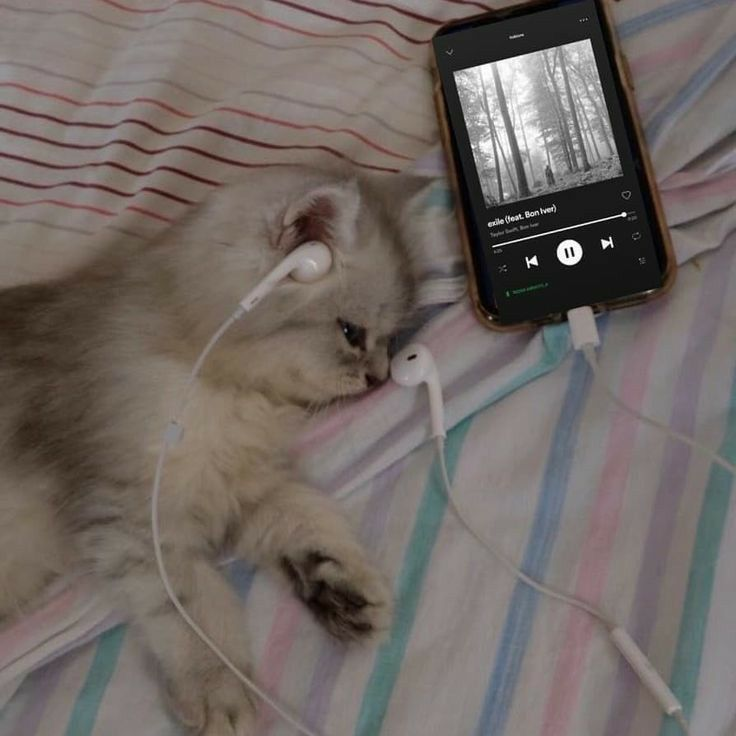
#> input picture kucinggalau.jfif, 736 x 736 px, found by its file name
$ jupyter execute 'EKSTRASI FITUR BERDASARKAN WARNA.ipynb'
#> lines starting #> are read from the running program, lines starting #| are printed output that depends on the picture
[cell 1]
import numpy as np
import imageio
import matplotlib.pyplot as plt
import cv2

[cell 2]
# img = imageio.imread("Kucinggalau.jfif")
img_bgr = cv2.imread("Kucinggalau.jfif")
#> img_bgr is the input picture: shape (736, 736, 3); mean B, G, R 99.7, 104.1, 112.7
img = cv2.cvtColor(img_bgr, cv2.COLOR_BGR2RGB)
height, width, channel = img_bgr.shape
#> height = 736; width = 736; channel = 3

[cell 3]
hgr = np.zeros((256))
hgg = np.zeros((256))
hgb = np.zeros((256))
hgrgb = np.zeros((768), dtype=np.int32)

[cell 4]
def makeItZero():
    for x in range(0, 256):
        hgr[x] = 0
        hgg[x] = 0
        hgb[x] = 0
for x in range(0, 768):
    hgrgb[x] = 0

[cell 5]
makeItZero()

# th = int(256/64)
temp = [0]
for y in range(0, height):
    for x in range(0, width):
        red = int(img[y][x][0])
        green = int(img[y][x][1])
        blue = int(img[y][x][2])
        red = red + 0
        green = green + 256
        blue = blue + 512
# temp.append(green)
        hgrgb[red] += 1
        hgrgb[green] += 1
        hgrgb[blue] += 1
#> after the loop, hgrgb = 768 values, max 12144 at index 136, min 65 at index 254, mean 2116

binsrgb = np.linspace(0, 768, 100)

binsr = np.linspace(0, 0, 100)
plt.hist(hgr, binsr, color = "red", alpha=0.5)
binsg = np.linspace(0, 256, 100)
plt.hist(hgr, binsg, color = "green", alpha=0.5)
binsb = np.linspace(0, 768, 100)
plt.hist(hgr, binsb, color = "blue", alpha=0.5)

#plt.hist(hgr, binsrgb, alpha=0.5)
plt.plot(hgrgb)
plt.title("Histogram Red Green Blue")
plt.show()
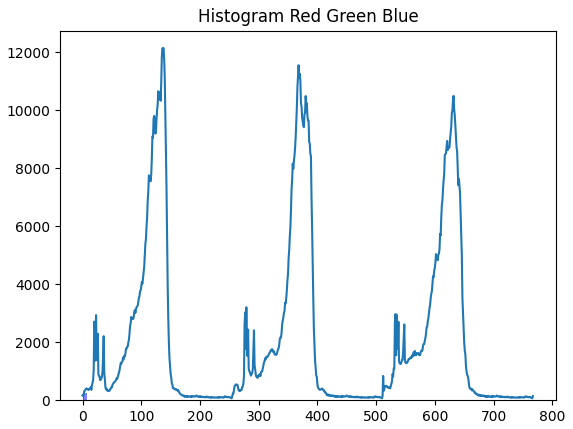
#> figure drawn by matplotlib, 1 panel; tallest bar 256 high, from x = 0 to 0; tallest bar 256 high, from x = 2.22e-16 to 2.59; tallest bar 256 high, from x = 0 to 7.76; curve peaks at x = 136, y = 12144

[cell 6]
hist_img = cv2.calcHist([img], [0], None, [768], [0, 768])
#> hist_img = 768 values, max 12144 at index 136, min 0 at index 256, mean 705.3
plt.plot(hist_img)
plt.title("Histogram Red Green Blue")
plt.show()
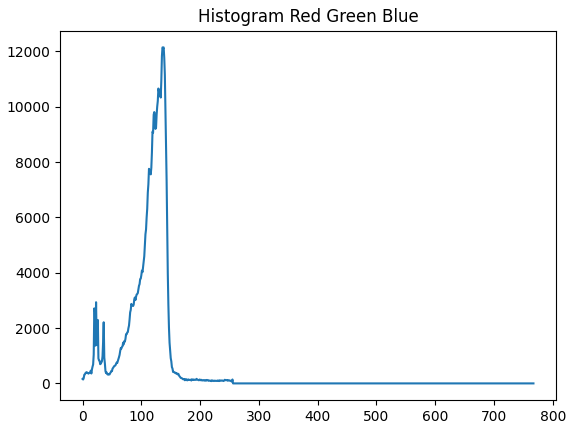
#> figure drawn by matplotlib, 1 panel; curve peaks at x = 136, y = 12144

[cell 7]
makeItZero()
for y in range(0, img.shape[0]):
    for x in range(0, img.shape[1]):
        red = img[y][x][0]
        green = img[y][x][1]
        blue = img[y][x][2]
        hgr[red] += 1
        hgg[green] += 1
        hgb[blue] += 1
#> after the loop, hgb = 256 values, max 10499 at index 120, min 65 at index 254, mean 2116; hgg = 256 values, max 11556 at index 112, min 65 at index 254, mean 2116; hgr = 256 values, max 12144 at index 136, min 65 at index 254, mean 2116
def plot_result(red, green, blue):
    bins = np.linspace(0, 256, 128)

    fig, (ax1, ax2, ax3) = plt.subplots(1, 3, sharey=True)

    for ax in [ax1, ax2, ax3]:
        ax.spines["top"].set_visible(False)
        ax.spines["right"].set_visible(False)
        ax.spines["left"].set_visible(False)
        ax.spines["bottom"].set_visible(False)
        ax.grid(color='b', linestyle='--', linewidth=0.5, alpha=0.3)
        ax.tick_params(direction='out', color='b', width='1')

    ax1.set_title('Red')
    ax2.set_title('Green')
    ax3.set_title('Blue')

    ax1.hist(red, bins, color="red", alpha=1)
    ax2.hist(green, bins, color="green", alpha=1)
    ax3.hist(blue, bins, color="blue", alpha=1)

plt.rcParams['figure.figsize'] = [20, 7]
plot_result(hgr, hgg, hgb)
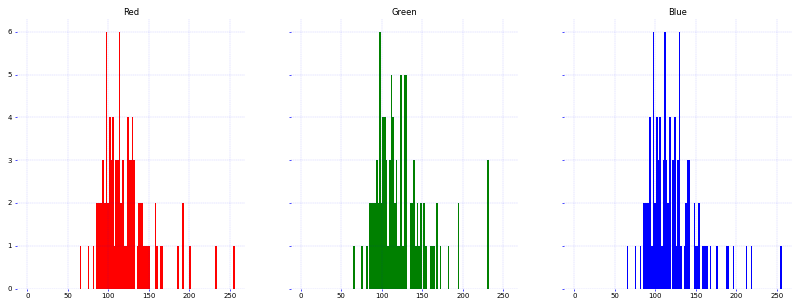
#> figure drawn by matplotlib, 3 panels

$ run again, with kucinggaya.jfif copied over kucinggalau.jfif
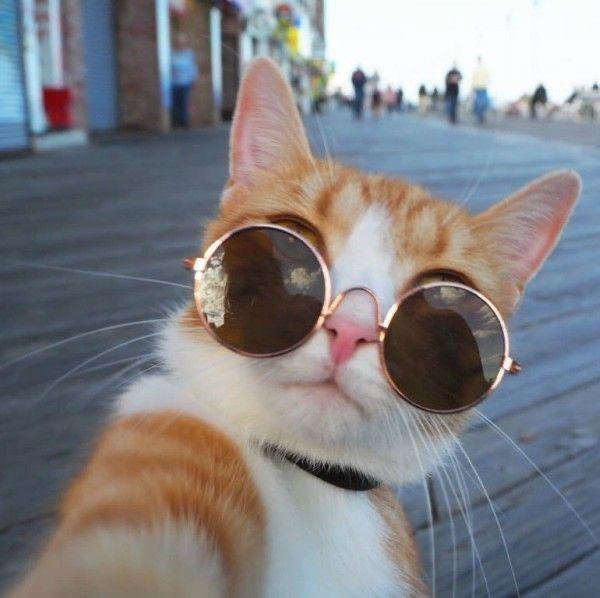
#> input picture kucinggaya.jfif, 600 x 598 px, found by its file name
#> img_bgr is the input picture: shape (598, 600, 3); mean B, G, R 132, 128.4, 129.2
#> after the loop `for y in range(0, height):`: hgrgb = 768 values, max 9933 at index 767, min 0 at index 0, mean 1401.6
#> hist_img = 768 values, max 8044 at index 250, min 0 at index 0, mean 467.2
#> `plt.show()`:
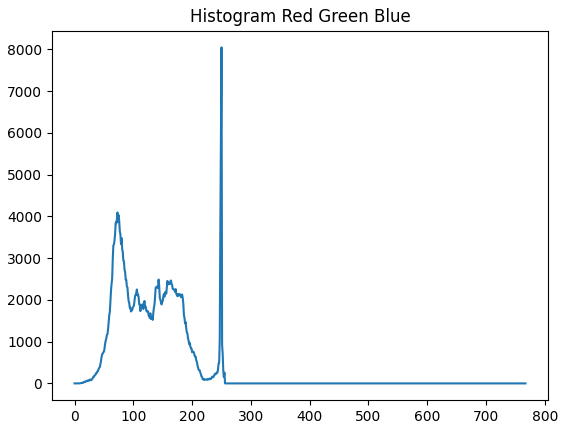
#> figure drawn by matplotlib, 1 panel; curve peaks at x = 250, y = 8044
#> after the loop `for y in range(0, img.shape[0]):`: hgb = 256 values, max 9933 at index 255, min 2 at index 1, mean 1401.6; hgg = 256 values, max 8691 at index 254, min 0 at index 0, mean 1401.6; hgr = 256 values, max 8044 at index 250, min 0 at index 0, mean 1401.6
#> `[cell 7] makeItZero() for y in range(0, img.shape[0]): for x in range(..`:
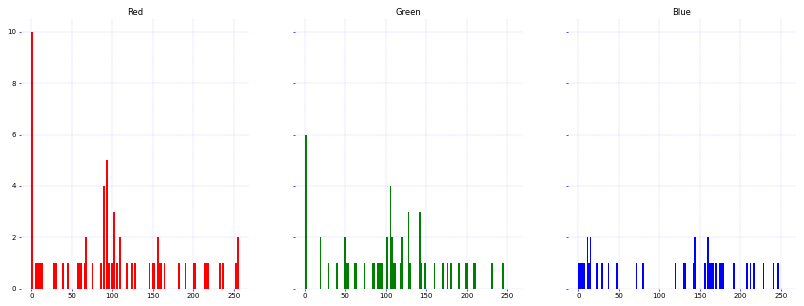
#> figure drawn by matplotlib, 3 panels; panel 1: tallest bar 10 high, from x = 0 to 2.02
